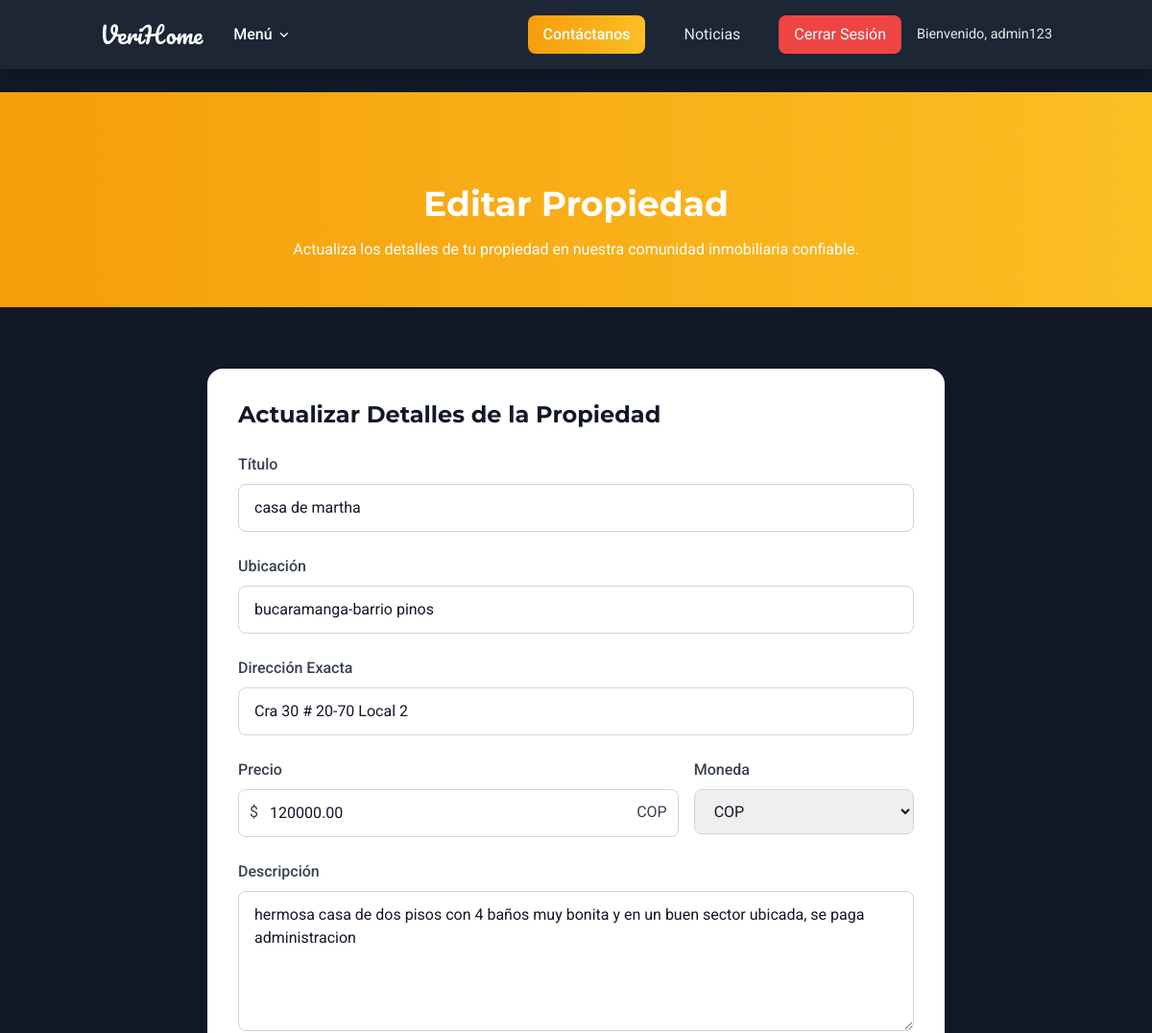
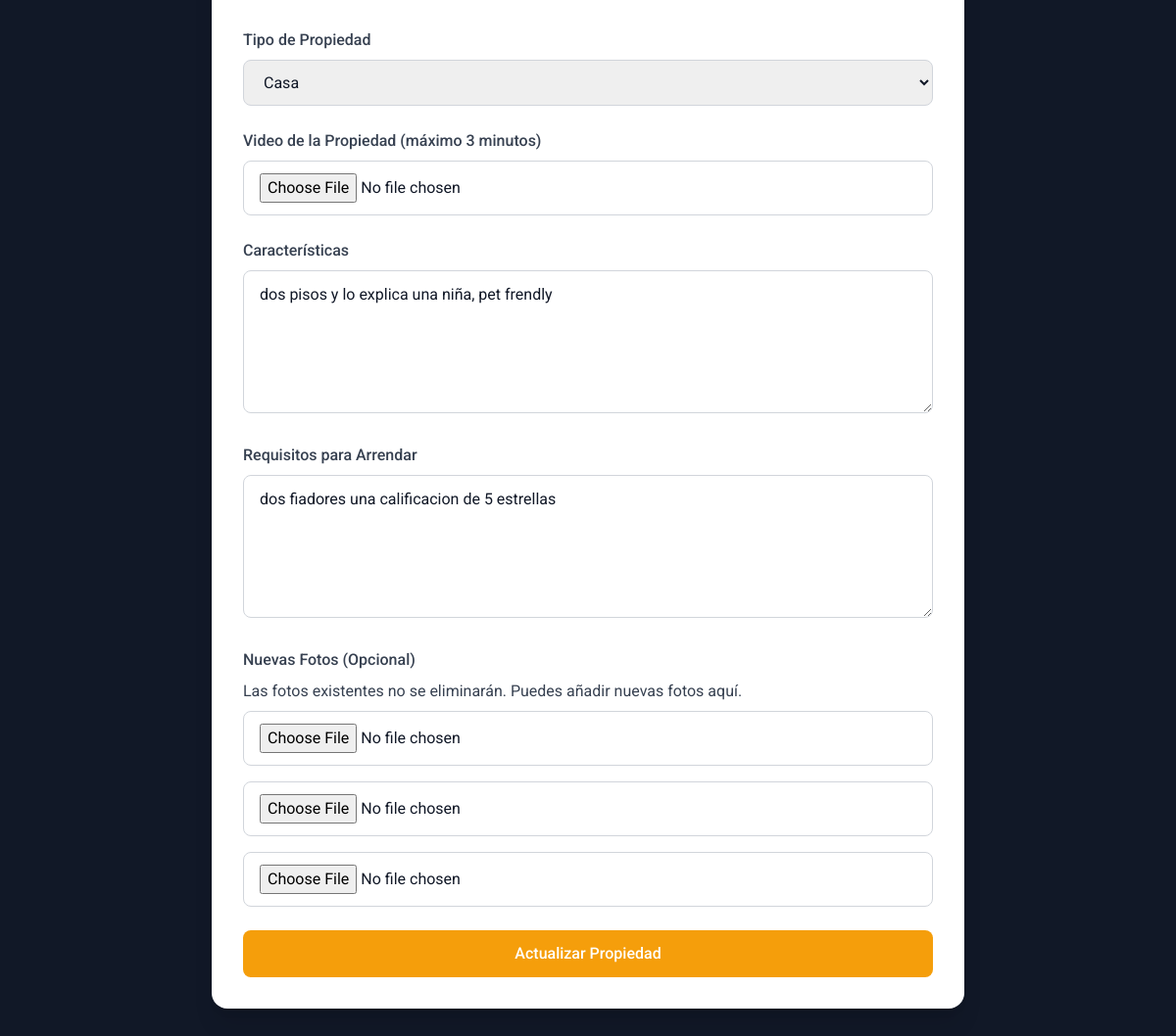
Screenshot of /property/1/edit/ (signed in) with the database file from the repository (2 pictures, top to bottom).
### src/apps/real_estate_auth/models.py (models this page shows, shortened)
class CustomUser(AbstractUser):
    PROFILE_CHOICES = (
        ("arrendador", "Arrendador"),
        ("arrendatario", "Arrendatario"),
        ("prestador", "Prestador de Servicios"),
    )
    name = models.CharField(
        _("nombre completo"), max_length=255, help_text=_("Ingrese su nombre completo")
    )
    email = models.EmailField(
        _("correo electrónico"),
        unique=True,
        error_messages={"unique": _("Este correo electrónico ya está registrado.")},
    )
    profile_type = models.CharField(
        _("tipo de perfil"),
        max_length=20,
        choices=PROFILE_CHOICES,
        default="arrendatario",
        help_text=_("Seleccione su rol en la plataforma"),
    )
    phone_number = models.CharField(
        _("teléfono"),
        max_length=20,
        blank=True,
        null=True,
        help_text=_("Número de contacto opcional"),
    )
    profile_picture = models.ImageField(
        _("foto de perfil"),
        upload_to="profile_pics/",
        blank=True,
        null=True,
        help_text=_("Suba una imagen para su perfil"),
    )
    interview_code = models.CharField(
        _("código de entrevista"),
        max_length=10,
        blank=True,
        null=True,
        unique=True,
        help_text=_("Código asignado durante la entrevista por el administrador"),
    )
    rating = models.PositiveSmallIntegerField(
        _("calificación inicial"),
        default=0,
        help_text=_("Calificación de 1 a 5 asignada por el administrador"),
    )
    resume = models.TextField(
        _("hoja de vida"),
        blank=True,
        null=True,
        help_text=_("Información de la hoja de vida"),
    )
    REQUIRED_FIELDS = ["email", "name", "profile_type"]  # Campos obligatorios
    class Meta:
        verbose_name = _("usuario")
        verbose_name_plural = _("usuarios")
        ordering = ["-date_joined"]

### src/apps/properties/models.py (models this page shows, shortened)
class Property(models.Model):
    PROPERTY_TYPES = [
        ("casa", "Casa"),
        ("apartamento", "Apartamento"),
        ("local", "Local"),
        ("habitacion", "Habitación"),
    ]
    CURRENCIES = [
        ("COP", "COP"),
        ("USD", "USD"),
    ]
    title = models.CharField(max_length=200)
    description = models.TextField()
    location = models.CharField(max_length=200)
    exact_address = models.CharField(max_length=200, blank=True, null=True)
    price = models.DecimalField(max_digits=10, decimal_places=2)
    currency = models.CharField(max_length=3, choices=CURRENCIES, default="COP")
    property_type = models.CharField(max_length=20, choices=PROPERTY_TYPES)
    video = models.FileField(
        upload_to="property_videos/",
        blank=True,
        null=True,
        help_text="Video de la propiedad (máximo 3 minutos)",
    )
    video_url = models.URLField(
        blank=True, null=True, help_text="URL de video alternativa (YouTube o Vimeo)"
    )
    requirements = models.TextField(blank=True)
    characteristics = models.TextField(blank=True)
    owner = models.ForeignKey(User, on_delete=models.CASCADE, related_name="properties")
    created_at = models.DateTimeField(auto_now_add=True)
    is_active = models.BooleanField(default=True)

### src/apps/properties/views.py (the view, shortened to what this page needs)
# urls.py: path("<int:pk>/edit/", views.PropertyUpdateView.as_view(), name="property_edit"),
class PropertyUpdateView(LoginRequiredMixin, UserPassesTestMixin, View):
    def test_func(self):
        if self.request.user.is_superuser:
            return True
    def get(self, request, pk):
        property = Property.objects.get(pk=pk)
        property_form = PropertyForm(instance=property)
        PhotoFormSet = formset_factory(PropertyPhotoForm, extra=3)
        photo_formset = PhotoFormSet()
        return render(
            request,
            "properties/property_edit.html",
            {
                "property_form": property_form,
                "photo_formset": photo_formset,
                "property": property,
            },
        )

### src/apps/properties/forms.py (shortened to what this page needs)
class PropertyForm(forms.ModelForm):
    class Meta:
        model = Property
        fields = [
            "title",
            "description",
            "location",
            "price",
            "property_type",
            "video",
            "video_url",
            "requirements",
            "exact_address",
            "currency",
            "characteristics",
        ]
        widgets = {
            "description": forms.Textarea(attrs={"rows": 5}),
            "requirements": forms.Textarea(attrs={"rows": 5}),
            "characteristics": forms.Textarea(attrs={"rows": 5}),
            "property_type": forms.Select(choices=Property.PROPERTY_TYPES),
        }
    def __init__(self, *args, **kwargs):
        super().__init__(*args, **kwargs)
        self.fields["video_url"].required = False
        self.fields["requirements"].required = False
        self.fields["exact_address"].required = False
        self.fields["characteristics"].required = False
        self.fields["video"].required = False  # Video opcional

### templates/properties/property_edit.html (shortened to what this page needs)
{% extends 'base.html' %}
{% load widget_tweaks %}
{% block content %}
    <div class="pt-24 pb-12 bg-gradient-to-r from-primary to-amber-400">
        <div class="container mx-auto px-4">
            <h1 class="montserrat text-4xl font-bold text-white text-center">Editar Propiedad</h1>
            <p class="text-white text-center mt-4 max-w-2xl mx-auto">Actualiza los detalles de tu propiedad en nuestra comunidad inmobiliaria confiable.</p>
        </div>
    </div>
    <div class="container mx-auto px-4 py-16">
        <div class="bg-white rounded-lg shadow-xl p-8 max-w-3xl mx-auto">
            <h2 class="montserrat text-2xl font-bold mb-6 text-gray-900">Actualizar Detalles de la Propiedad</h2>
            <form method="post" enctype="multipart/form-data">
                <div class="mb-6">
                    <label for="{{ property_form.title.id_for_label }}" class="block text-gray-700 mb-2 font-medium">Título</label>
                    {% render_field property_form.title class="contact-input w-full px-4 py-3 border border-gray-300 rounded focus:outline-none text-gray-900" %}
                </div>
                <div class="mb-6">
                    <label for="{{ property_form.location.id_for_label }}" class="block text-gray-700 mb-2 font-medium">Ubicación</label>
                    {% render_field property_form.location class="contact-input w-full px-4 py-3 border border-gray-300 rounded focus:outline-none text-gray-900" %}
                </div>
                <div class="mb-6">
                    <label for="{{ property_form.exact_address.id_for_label }}" class="block text-gray-700 mb-2 font-medium">Dirección Exacta</label>
                    {% render_field property_form.exact_address class="contact-input w-full px-4 py-3 border border-gray-300 rounded focus:outline-none text-gray-900" %}
                </div>
                <div class="mb-6 flex flex-col sm:flex-row gap-4">
                    <div class="w-full sm:w-2/3">
                        <label for="{{ property_form.price.id_for_label }}" class="block text-gray-700 mb-2 font-medium">Precio</label>
                        <div class="relative">
                            <span class="absolute left-3 top-3 text-gray-700">$</span>
                            {% render_field property_form.price class="contact-input w-full pl-8 pr-16 py-3 border border-gray-300 rounded focus:outline-none text-gray-900" %}
                            <span id="currency-suffix" class="absolute right-3 top-3 text-gray-700">{{ property.currency }}</span>
                        </div>
                    </div>
                    <div class="w-full sm:w-1/3">
                        <label for="{{ property_form.currency.id_for_label }}" class="block text-gray-700 mb-2 font-medium">Moneda</label>
                        {% render_field property_form.currency class="contact-input w-full px-4 py-3 border border-gray-300 rounded focus:outline-none text-gray-900" onchange="updateCurrencySuffix(this.value)" %}
                    </div>
                </div>
                <div class="mb-6">
                    <label for="{{ property_form.description.id_for_label }}" class="block text-gray-700 mb-2 font-medium">Descripción</label>
                    {% render_field property_form.description class="contact-input w-full px-4 py-3 border border-gray-300 rounded focus:outline-none text-gray-900" rows="5" %}
                </div>
                <div class="mb-6">
                    <label for="{{ property_form.property_type.id_for_label }}" class="block text-gray-700 mb-2 font-medium">Tipo de Propiedad</label>
                    {% render_field property_form.property_type class="contact-input w-full px-4 py-3 border border-gray-300 rounded focus:outline-none text-gray-900" %}
                </div>
                <div class="mb-6">
                    <label for="{{ property_form.video.id_for_label }}" class="block text-gray-700 mb-2 font-medium">Video de la Propiedad (máximo 3 minutos)</label>
                    {% render_field property_form.video class="contact-input w-full px-4 py-3 border border-gray-300 rounded focus:outline-none text-gray-900" %}
                </div>
                <div class="mb-6">
                    <label for="{{ property_form.characteristics.id_for_label }}" class="block text-gray-700 mb-2 font-medium">Características</label>
                    {% render_field property_form.characteristics class="contact-input w-full px-4 py-3 border border-gray-300 rounded focus:outline-none text-gray-900" rows="5" %}
                </div>
                <div class="mb-6">
                    <label for="{{ property_form.requirements.id_for_label }}" class="block text-gray-700 mb-2 font-medium">Requisitos para Arrendar</label>
                    {% render_field property_form.requirements class="contact-input w-full px-4 py-3 border border-gray-300 rounded focus:outline-none text-gray-900" rows="5" %}
                </div>
                <div class="mb-6">
                    <label class="block text-gray-700 mb-2 font-medium">Nuevas Fotos (Opcional)</label>
                    <p class="text-gray-700 mb-2">Las fotos existentes no se eliminarán. Puedes añadir nuevas fotos aquí.</p>
                    {% for form in photo_formset %}
                        <div class="mb-4">
                            {% render_field form.image class="contact-input w-full px-4 py-3 border border-gray-300 rounded focus:outline-none text-gray-900" %}
                        </div>
                    {% endfor %}
                </div>
                <button type="submit" class="bg-primary text-white px-6 py-3 rounded-button font-medium hover:bg-amber-600 transition-colors duration-300 w-full">Actualizar Propiedad</button>
            </form>
        </div>
    </div>
{% endblock %}

### templates/base.html (shortened to what this page needs)
<!DOCTYPE html>
<html lang="es">
<head>
    <script src="https://cdn.tailwindcss.com/3.4.16"></script>
    <link rel="stylesheet" href="https://cdnjs.cloudflare.com/ajax/libs/remixicon/4.6.0/remixicon.min.css">
</head>
<body>
    <nav class="fixed top-0 left-0 w-full bg-gray-800 bg-opacity-90 z-50 shadow-lg">
        <div class="container mx-auto px-4 py-3 flex items-center justify-between">
            <div class="flex items-center space-x-4">
                <a href="{% url 'home' %}" class="text-white font-['Pacifico'] text-2xl">VeriHome</a>
                <div class="dropdown-container" id="dropdown-container">
                    <button class="text-white px-4 py-2 font-medium flex items-center" id="dropdown-button">
                        Menú <i class="ri-arrow-down-s-line ml-1"></i>
                    </button>
                </div>
            </div>
            <div class="nav-right">
                <a href="{% url 'contact' %}" class="bg-gradient-to-r from-primary to-amber-400 text-white px-4 py-2 rounded-button font-medium hover:from-amber-600 hover:to-amber-500 transition-all duration-300 whitespace-nowrap">Contáctanos</a>
                <a href="{% url 'news' %}" class="dropdown-item">Noticias</a>
                {% if user.is_authenticated %}
                    <a href="{% url 'logout' %}" class="logout-btn">Cerrar Sesión</a>
                    <span class="welcome-text">Bienvenido, {{ user.username }}</span>
                {% endif %}
            </div>
        </div>
    </nav>
    <div class="content min-h-screen pt-24 pb-20">
        {% block content %}
        {% endblock %}
    </div>
</body>
</html>

### templates/base.html (style rules this page uses)
:where([class^="ri-"])::before { content: "\f3c2"; }
body { font-family: 'Roboto', sans-serif; background-color: #111827; color: #E5E7EB; overflow-x: hidden; }
.montserrat { font-family: 'Montserrat', sans-serif; }
.contact-input { transition: border-color 0.3s ease, box-shadow 0.3s ease; }
.dropdown-container { position: relative; }
.dropdown-item { padding: 0.75rem 1.5rem; color: #E5E7EB; font-size: 1rem; transition: background-color 0.3s ease, color 0.3s ease; display: block; white-space: nowrap; }
.nav-right { display: flex; align-items: center; gap: 1rem; }
.logout-btn { background-color: #EF4444; color: white; padding: 0.5rem 1rem; border-radius: 8px; transition: background-color 0.3s ease; }
.welcome-text { font-size: 0.9rem; color: #E5E7EB; }

### rows the page displays
CustomUser: username "admin123"
Property: title "casa de martha", location "bucaramanga-barrio pinos", exact_address "Cra 30 # 20-70 Local 2", price "120000.00", currency "COP", description "hermosa casa de dos pisos con 4 baños muy bonita y en un buen sector ubicada, se paga administracion", property_type "Casa", characteristics "dos pisos y lo explica una niña, pet frendly", requirements "dos fiadores una calificacion de 5 estrellas"
